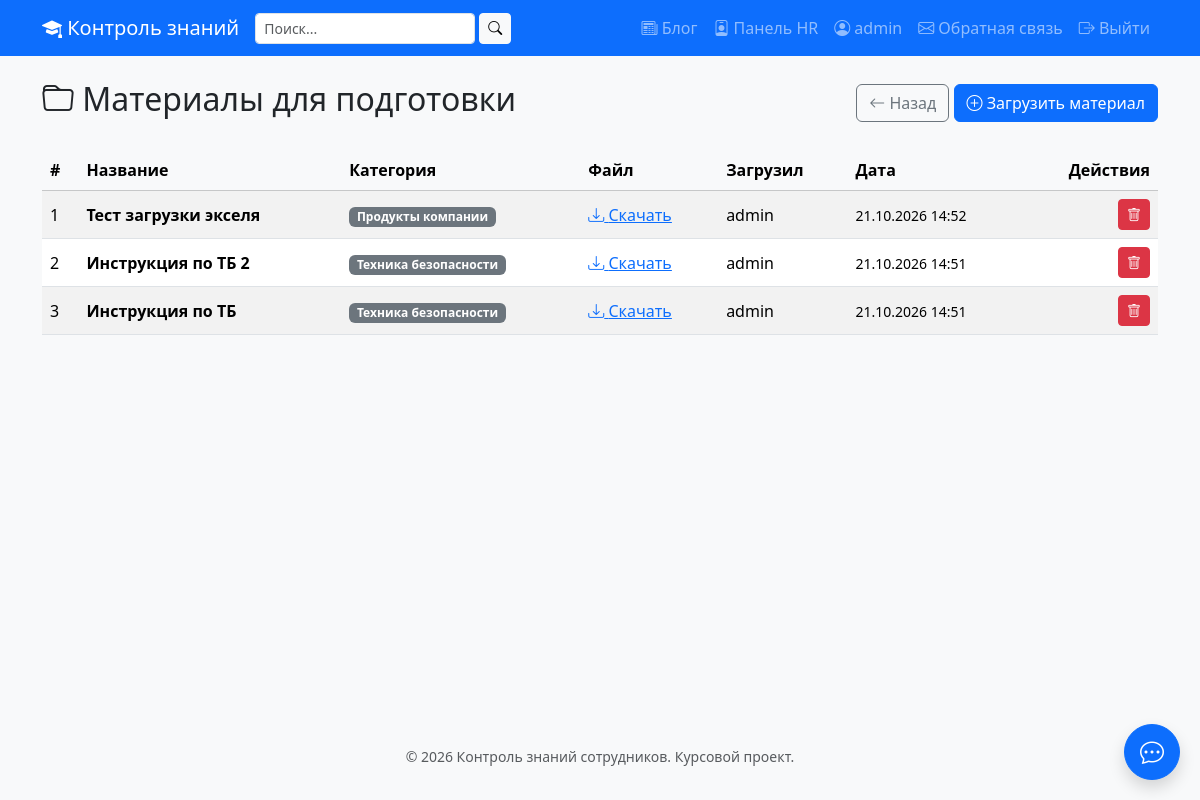
Page /hr/materials/ (signed in) on the committed database.
### core/models.py (models this page shows, shortened)
class Material(models.Model):
    title = models.CharField(
        max_length=200,
        verbose_name='Название'
    )
    file = models.FileField(
        upload_to='materials/',
        verbose_name='Файл'
    )
    category = models.ForeignKey(
        Category,
        on_delete=models.CASCADE,
        related_name='materials',
        verbose_name='Категория'
    )
    uploaded_by = models.ForeignKey(
        User,
        on_delete=models.SET_NULL,
        null=True,
        blank=True,
        related_name='uploaded_materials',
        verbose_name='Загрузил'
    )
    uploaded_at = models.DateTimeField(
        auto_now_add=True,
        verbose_name='Дата загрузки'
    )
    class Meta:
        verbose_name = 'Материал'
        verbose_name_plural = 'Материалы'
        ordering = ['-uploaded_at']

class Category(models.Model):
    name = models.CharField(
        max_length=100,
        unique=True,
        verbose_name='Название'
    )
    description = models.TextField(
        blank=True,
        verbose_name='Описание'
    )
    class Meta:
        verbose_name = 'Категория'
        verbose_name_plural = 'Категории'
        ordering = ['name']

### core/views.py (the view)
# urls.py: path('hr/materials/', views.hr_materials, name='hr_materials'),
@login_required
def hr_materials(request):
    if request.user.profile.role != 'hr':
        messages.error(request, 'Доступ только для HR.')
        return redirect('profile')
    materials = Material.objects.select_related('category', 'uploaded_by').order_by('-uploaded_at')
    return render(request, 'hr/materials.html', {'materials': materials})

### templates/hr/materials.html (shortened to what this page needs)
{% extends 'base.html' %}
{% block content %}
<div class="d-flex justify-content-between align-items-center mb-4">
    <h2>
        <i class="bi bi-folder"></i> Материалы для подготовки
    </h2>
    <div>
        <a href="{% url 'hr_dashboard' %}" class="btn btn-outline-secondary">
            <i class="bi bi-arrow-left"></i> Назад
        </a>
        <a href="{% url 'hr_material_add' %}" class="btn btn-primary">
            <i class="bi bi-plus-circle"></i> Загрузить материал
        </a>
    </div>
</div>
{% if materials %}
    <div class="table-responsive">
        <table class="table table-striped table-hover align-middle">
            <thead class="table-light">
                <tr>
                    <th>#</th>
                    <th>Название</th>
                    <th>Категория</th>
                    <th>Файл</th>
                    <th>Загрузил</th>
                    <th>Дата</th>
                    <th class="text-end">Действия</th>
                </tr>
            </thead>
            <tbody>
                {% for m in materials %}
                    <tr>
                        <td>{{ forloop.counter }}</td>
                        <td><strong>{{ m.title }}</strong></td>
                        <td><span class="badge bg-secondary">{{ m.category.name }}</span></td>
                        <td>
                            <a href="{{ m.file.url }}" target="_blank">
                                <i class="bi bi-download"></i> Скачать
                            </a>
                        </td>
                        <td>{{ m.uploaded_by.username|default:"—" }}</td>
                        <td><small>{{ m.uploaded_at|date:"d.m.Y H:i" }}</small></td>
                        <td class="text-end">
                            <a href="{% url 'hr_material_delete' m.id %}"
                               class="btn btn-sm btn-danger" title="Удалить">
                                <i class="bi bi-trash"></i>
                            </a>
                        </td>
                    </tr>
                {% endfor %}
            </tbody>
        </table>
    </div>
{% else %}
    <div class="alert alert-info">
        <i class="bi bi-info-circle"></i> Материалов пока нет.
        <a href="{% url 'hr_material_add' %}">Загрузить первый</a>.
    </div>
{% endif %}
{% endblock %}

### templates/base.html (shortened to what this page needs)
<!DOCTYPE html>
<html lang="ru">
<head>
    <link href="https://cdn.jsdelivr.net/npm/bootstrap@5.3.3/dist/css/bootstrap.min.css" rel="stylesheet">
    <link href="https://cdn.jsdelivr.net/npm/bootstrap-icons@1.11.3/font/bootstrap-icons.css" rel="stylesheet">
    {% load static %}
    <link href="{% static 'css/style.css' %}" rel="stylesheet">
</head>
<body>
<nav class="navbar navbar-expand-lg navbar-dark bg-primary">
    <div class="container">
        <a class="navbar-brand" href="/">
            <i class="bi bi-mortarboard-fill"></i> Контроль знаний
        </a>
        <div class="collapse navbar-collapse" id="mainNav">
            <form method="get" action="{% url 'search' %}" class="d-flex me-3" role="search">
                <input type="text"
                       name="q"
                       class="form-control form-control-sm"
                       placeholder="Поиск..."
                       style="min-width: 200px;"
                       value="{{ request.GET.q|default:'' }}">
                <button type="submit" class="btn btn-light btn-sm ms-1">
                    <i class="bi bi-search"></i>
                </button>
            </form>
            <ul class="navbar-nav ms-auto">
                <li class="nav-item">
                    <a class="nav-link" href="{% url 'blog_list' %}">
                        <i class="bi bi-newspaper"></i> Блог
                    </a>
                </li>
                {% if user.is_authenticated %}
                    {% if user.profile.role == 'hr' %}
                        <li class="nav-item">
                            <a class="nav-link" href="{% url 'hr_dashboard' %}">
                                <i class="bi bi-person-badge"></i> Панель HR
                            </a>
                        </li>
                    {% endif %}
                    <li class="nav-item">
                        <a class="nav-link" href="{% url 'profile' %}">
                            <i class="bi bi-person-circle"></i>
                            {{ user.first_name|default:user.username }}
                        </a>
                    </li>
                    <li class="nav-item">
                        <a class="nav-link" href="{% url 'feedback' %}">
                            <i class="bi bi-envelope"></i> Обратная связь
                        </a>
                    </li>
                    <li class="nav-item">
                        <a class="nav-link" href="{% url 'logout' %}">
                            <i class="bi bi-box-arrow-right"></i> Выйти
                        </a>
                    </li>
                {% endif %}
            </ul>
        </div>
    </div>
</nav>
<main class="container my-4">
    {% block content %}{% endblock %}
</main>
<footer class="bg-light text-center py-3 mt-5">
    <div class="container">
        <small class="text-muted">© 2026 Контроль знаний сотрудников. Курсовой проект.</small>
    </div>
</footer>
{% if user.is_authenticated %}
<button id="chatToggleBtn"
        class="btn btn-primary rounded-circle shadow"
        style="position: fixed; bottom: 20px; right: 20px; width: 56px; height: 56px; z-index: 1050;"
        title="Открыть чат">
    <i class="bi bi-chat-dots fs-4"></i>
</button>
{% endif %}
</body>
</html>

### static/css/style.css (style rules this page uses)
body { font-family: 'Segoe UI', Tahoma, sans-serif; background-color: #f8f9fa; min-height: 100vh; }
main { min-height: calc(100vh - 200px); }

### rows in the picture
Material: title "Тест загрузки экселя", category.name "Продукты компании", uploaded_by.username "admin", uploaded_at "21.10.2026 14:52"
Material: title "Инструкция по ТБ 2", category.name "Техника безопасности", uploaded_by.username "admin", uploaded_at "21.10.2026 14:51"
Material: title "Инструкция по ТБ", category.name "Техника безопасности", uploaded_by.username "admin", uploaded_at "21.10.2026 14:51"

### other values in the picture
{{ user.first_name|default:user.username }} "admin"
